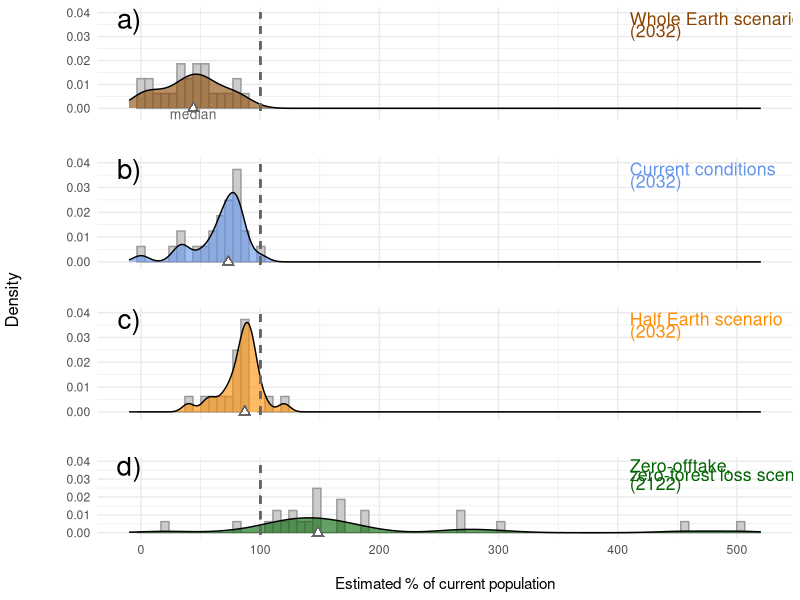
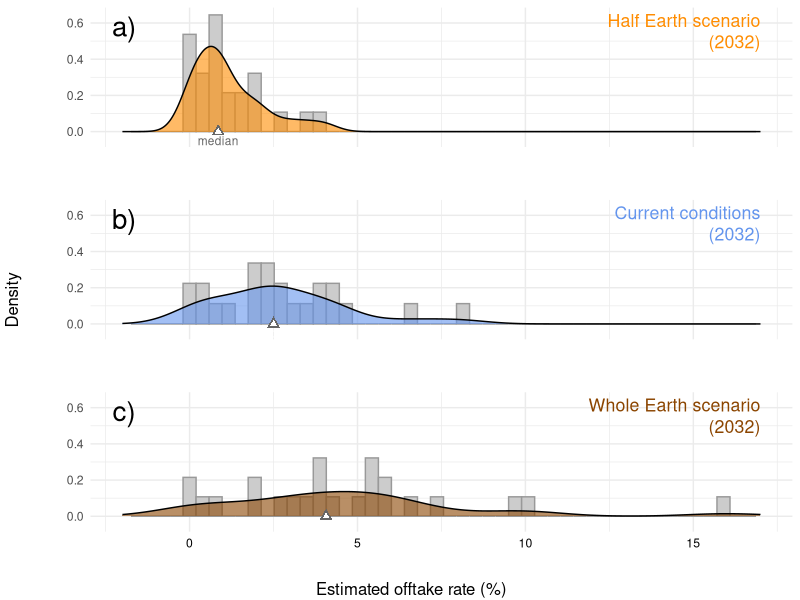
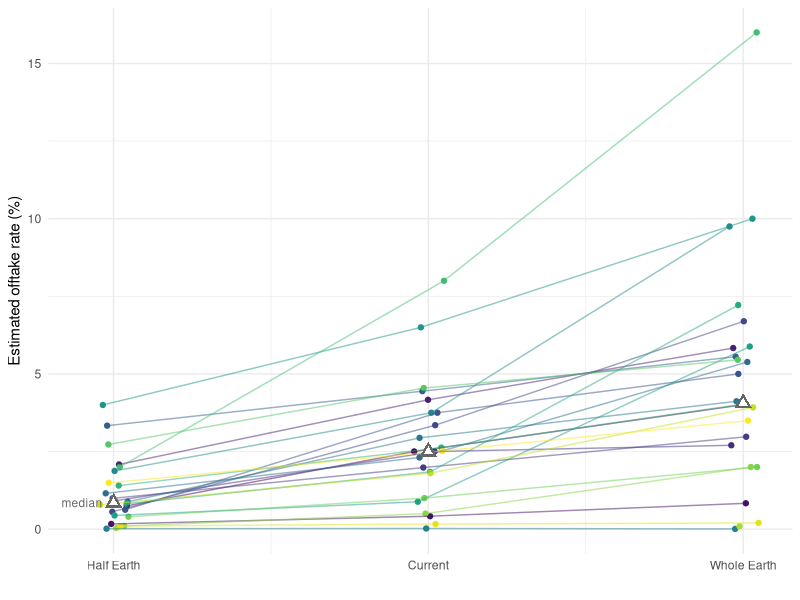

Write the R code that produced these figures, in order.
## ---- chunk 1

library(tidyverse)
library(ggpubr)

## ---- chunk 2

d <- read_csv("data/data-2022-03-23.csv")
d <- d %>%
     pivot_longer(cols = -Names, names_to = 'Expert') %>%
     pivot_wider(names_from = Names, values_from = value)

## ---- chunk 3

col.NC <- "cornflowerblue"
col.HE <- "darkorange"
col.WE <- "darkorange4"
col.DR <- "darkgreen"

d$per_left_HE       <- 100 * d$pop_2032_HE/d$pop_current
d$per_left_nochange <- 100 * d$pop_2032_current/d$pop_current
d$per_left_WE       <- 100 * d$pop_2032_WE/d$pop_current
d$per_2122          <- 100 * d$pop_2122/d$pop_current

p1 <-ggplot(d, aes(x = per_left_WE)) +
     geom_histogram(aes(y = ..density..), bins = 80,
                    col = "gray60", fill = "gray80") +
     geom_density(alpha = 0.6, fill = col.WE) +
     geom_point(aes(x=median(per_left_WE), y=0), 
                pch = 17, colour = "gray40", size = 3) +
     geom_point(aes(x=median(per_left_WE), y=0), 
                pch = 17, colour = "white", size = 1.5) +
     geom_segment(aes(x = 100, y = -0.001,
                      xend = 100, yend = 0.04),
                      color = "gray40", lty = 2, lwd = 0.65) +
     xlab("") +
     ylab("\n") + 
     scale_x_continuous(limits = c(-10, 520),
                        breaks = c(0, 100, 200, 300, 400, 500)) +
     scale_y_continuous(limits =c(-0.0025, 0.04),
                        breaks = c(0, 0.01, 0.02, 0.03, 0.04)) +
     theme_minimal() +
     theme(axis.text.x = element_blank()) +
     annotate(geom = "text", x = 410, y = 0.0375, cex = 4.5,
              hjust = 0, label = "Whole Earth scenario", col = col.WE) +
     annotate(geom = "text", x = 410, y = 0.0325, cex = 4.5,
              hjust = 0,label = "(2032)", col = col.WE) +
     annotate(geom = "text", x = median(d$per_left_WE), y = -0.0025, 
              cex = 3.5, label = "median", col = "gray40") +
     annotate(geom = "text", x = -10, y = 0.0375, 
              cex = 7, label = "a)", col = "black")
    
p2 <- ggplot(d, aes(x = per_left_nochange)) +
     geom_histogram(aes(y = ..density..), bins = 80,
                    col = "gray60", fill = "gray80") +
     geom_density(alpha = 0.6, fill = col.NC) +
     geom_segment(aes(x = 100, y = -0.001,
                      xend = 100, yend = 0.04),
                      color = "gray40", lty = 2, lwd = 0.65) +    
     geom_point(aes(x = median(per_left_nochange), y = 0), 
                pch = 17, colour="gray40", size = 3) +
     geom_point(aes(x = median(per_left_nochange), y = 0), 
                pch = 17, colour="white", size = 1.5) +
     xlab("") +
     ylab("\n") + 
     scale_x_continuous(limits = c(-10, 520),
                        breaks = c(0, 100, 200, 300, 400, 500)) +
     scale_y_continuous(limits =c(-0.001, 0.04),
                        breaks = c(0, 0.01, 0.02, 0.03, 0.04)) +
     theme_minimal() +
     theme(axis.text.x = element_blank()) +
     annotate(geom = "text", x = 410, y = 0.0375, cex = 4.5,
              hjust = 0, label = "Current conditions", col = col.NC) +
     annotate(geom = "text", x = 410, y = 0.0325, cex = 4.5,
              hjust = 0, label = "(2032)", col = col.NC)+
     annotate(geom = "text", x = -10, y = 0.0375, 
             cex = 7, label = "b)", col = "black")

p3 <- ggplot(d, aes(x = per_left_HE)) +
     geom_histogram(aes(y = ..density..), bins = 80,
                    col = "gray60", fill = "gray80") +
     geom_density(alpha = 0.6, fill = col.HE) +
     geom_segment(aes(x = 100, y = -0.001,
                      xend = 100, yend = 0.04),
                      color = "gray40", lty = 2, lwd = 0.65) +
     geom_point(aes(x = median(per_left_HE), y = 0), 
                pch = 17, colour = "gray40", size = 3) +
     geom_point(aes(x = median(per_left_HE), y = 0), 
                pch = 17, colour="white", size = 1.5) +    
     theme_minimal() +
     theme(axis.text.x = element_blank()) +
     xlab("") +
     ylab("\n") + 
     scale_x_continuous(limits = c(-10, 520),
                        breaks = c(0, 100, 200, 300, 400, 500)) +
     scale_y_continuous(limits =c(-0.001, 0.04),
                        breaks = c(0, 0.01, 0.02, 0.03, 0.04)) +
     annotate(geom = "text", x = 410, y = 0.0375, cex = 4.5,
              hjust = 0, label = "Half Earth scenario", col = col.HE) +
     annotate(geom = "text", x = 410, y = 0.0325, cex = 4.5,
              hjust = 0, label = "(2032)", col = col.HE)+
     annotate(geom = "text", x = -10, y = 0.0375, 
              cex = 7, label = "c)", col = "black")
  
p4 <- ggplot(d, aes(x = per_2122)) +
     geom_histogram(aes(y = ..density..), bins = 80,
                    col = "gray60", fill = "gray80") +
     geom_density(alpha = 0.6, fill = col.DR) +
     geom_segment(aes(x = 100, y = -0.001,
                      xend = 100, yend = 0.04),
                      color = "gray40", lty = 2, lwd = 0.65) +
     geom_point(aes(x = median(per_2122), y = 0), 
                pch = 17, colour = "gray40", size = 3) +
     geom_point(aes(x=median(per_2122), y=0), 
                pch = 17, colour = "white", size = 1.5) + 
     theme_minimal() +
     xlim(-100, 400)+
     xlab("\nEstimated % of current population") + 
     ylab("\n") + 
     scale_x_continuous(limits = c(-10, 520),
                        breaks = c(0, 100, 200, 300, 400, 500)) +
     scale_y_continuous(limits =c(-0.001, 0.04),
                        breaks = c(0, 0.01, 0.02, 0.03, 0.04)) +
     annotate(geom = "text", x = 410, y = 0.0375, cex = 4.5,
              hjust = 0, label = "Zero-offtake,", col = col.DR) +
     annotate(geom = "text", x = 410, y = 0.0325, cex = 4.5,
              hjust = 0, label = "zero-forest loss scenario", col = col.DR)  +
     annotate(geom = "text", x = 410, y = 0.0275, cex = 4.5,
              hjust = 0, label = "(2122)", col = col.DR)+
     annotate(geom = "text", x = -10, y = 0.0375, 
              cex = 7, label = "d)", col = "black")

pdf("output/fig.02.pdf", height = 12, width = 10)

library(ggpubr)
figure <- ggarrange(p1, p2, p3, p4, 
                    ncol = 1, nrow = 4)
annotate_figure(figure,left = text_grob("Density",
                                 rot = 90))
dev.off()

## ---- chunk 4

col.NC <- "cornflowerblue"
col.HE <- "darkorange"
col.WE <- "darkorange4"
col.DR <- "darkgreen"

d$offtake_rate_current <- 100 * (d$offtake_current / d$pop_current)
d$offtake_rate_HE      <- 100 * (d$offtake_HE / d$pop_current)
d$offtake_rate_WE      <- 100 * (d$offtake_WE / d$pop_current)

scenarios <- cbind(d$offtake_rate_HE, 
                   d$offtake_rate_current, 
                   d$offtake_rate_WE)

my.cols         <- c(col.HE, col.NC, col.WE)
my.axis.cols    <- c("white","white", "black")
my.median.cols  <- c("gray40","white", "white")

my.xlims <- c(-2, max(scenarios, na.rm = TRUE)+1)
my.ylims <- c(-0.05, 0.65)

my.labels <- c("Half Earth scenario",
               "Current conditions",
               "Whole Earth scenario")
my.years1 <- c("(2032)", "(2032)", "(2032)")
my.panels <- c("a)", "b)", "c)")

my.plots <- list()

for (i in 1:3) {
   p <- eval(substitute(  
     ggplot(d, aes(x = scenarios[, i])) +
     geom_histogram(aes(y = ..density..), 
                    col = "gray60", 
                    fill = "gray80", 
                    bins = 50) +
     geom_density(alpha = 0.6, 
                  fill = my.cols[i]) +
     geom_point(aes(x = median(scenarios[, i], na.rm = TRUE), y = 0),
                pch = 17, colour="gray40", size = 3) +
     geom_point(aes(x = median(scenarios[, i], na.rm = TRUE), y = 0),
                pch = 17, colour="white", size = 1.5) +  
     annotate(geom = "text", 
              x = median(scenarios[, i], na.rm = TRUE),
              y = -0.05, position = 1,
              cex = 3, label = "median", col = my.median.cols[i]) +
     xlab("") + 
     ylab("\n") + 
     xlim(my.xlims[1], my.xlims[2]) +
     ylim(my.ylims[1], my.ylims[2]) +
     theme_minimal() +
     theme(axis.text.x = element_text(colour = my.axis.cols[i]),
           axis.title.x = element_text(colour = my.axis.cols[i])) +    
     annotate(geom = "text", 
              x = my.xlims[2],  y = 0.65,
              cex = 4.5,
              hjust = 1, vjust = 1,
              label = my.labels[i], col = my.cols[i]) + 
     annotate(geom = "text", 
              x = my.xlims[2], y = 0.64,
              cex = 4.5,
              hjust = 1, vjust = 2.5,
              label = my.years1[i], col = my.cols[i]) +
     annotate(geom = "text", x = -1.95, y = 0.58, 
              cex = 7, label = my.panels[i], col = "black")

     , list(i = i)))
     my.plots[[i]] <- p 
}  

pdf("output/fig.03.pdf", height = 10, width = 10)

figure <- ggarrange(my.plots[[1]], my.plots[[2]], my.plots[[3]],
                    ncol = 1, nrow = 3)
annotate_figure(figure, left = text_grob("Density",
                                 rot = 90),
                        bottom = text_grob("Estimated offtake rate (%)"))
dev.off()

## ---- chunk 5

d$offtake_rate_current <- 100 * (d$offtake_current / d$pop_current)
d$offtake_rate_HE      <- 100 * (d$offtake_HE / d$pop_current)
d$offtake_rate_WE      <- 100 * (d$offtake_WE / d$pop_current)

d2 <- as.data.frame(cbind(d$Expert, d$offtake_rate_HE, 
                          d$offtake_rate_current, d$offtake_rate_WE))

colnames(d2) <- c("Expert", "offtake_rate_HE", 
                  "offtake_rate_current", "offtake_rate_WE")

scenario <- c("offtake_rate_HE", "offtake_rate_current", "offtake_rate_WE")
num <- 1:3

crib <- as.data.frame(cbind(scenario, num))

d3 <- d2 %>% 
     gather(2:4, key = "scenario", value = "estimate") %>% 
     left_join(crib)

d3$jit_num <- jitter(as.numeric(d3$num), amount = 0.05)
d3$estimate <- as.numeric(d3$estimate)

pdf("output/fig.s02.pdf", height = 8, width = 10)

ggplot(d3, aes(x = jit_num, y = estimate)) +
     geom_point(aes(color = factor(Expert))) +
     geom_line(aes(group = factor(Expert),
                   color = factor(Expert)),
                   alpha = 0.5) +
     scale_color_viridis_d() + 
     xlab("") + 
     ylab("Estimated offtake rate (%)") + 
     theme_minimal() + 
     theme(legend.position = "none") +  
     scale_x_continuous(breaks = c(1,2,3),
                        labels = c("Half Earth", 
                                   "Current", 
                                   "Whole Earth")) +
     geom_point(aes(x = 1, y = median(d3$estimate[d3$num == "1"], na.rm = TRUE)),
                pch = 17, colour= "gray40", size = 4) +
     geom_point(aes(x = 1, y = median(d3$estimate[d3$num == "1"], na.rm = TRUE)),
                pch = 17, colour="white", size = 2) +
     geom_point(aes(x = 2, y = median(d3$estimate[d3$num == "2"], na.rm = TRUE)),
                pch = 17, colour= "gray40", size = 4) +
     geom_point(aes(x = 2, y = median(d3$estimate[d3$num == "2"], na.rm = TRUE)),
                pch = 17, colour="white", size = 2) +
     geom_point(aes(x = 3, y = median(d3$estimate[d3$num == "3"], na.rm = TRUE)),
                pch = 17, colour= "gray40", size = 4) +
     geom_point(aes(x = 3, y = median(d3$estimate[d3$num == "3"], na.rm = TRUE)),
                pch = 17, colour="white", size = 2) +
     annotate(geom = "text", x = 0.9,
               y = median(d3$estimate[d3$num == "1"], na.rm = TRUE), 
               position = 2, cex = 3, label = "median", col = "gray40")
dev.off()

